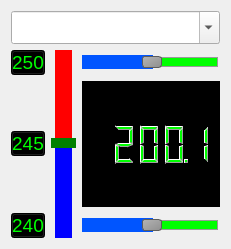
<?xml version="1.0" encoding="UTF-8"?>
<ui version="4.0">
 <class>Temp_moniter1</class>
 <widget class="QWidget" name="Temp_moniter1">
  <property name="geometry">
   <rect>
    <x>0</x>
    <y>0</y>
    <width>231</width>
    <height>249</height>
   </rect>
  </property>
  <property name="windowTitle">
   <string>Form</string>
  </property>
  <layout class="QGridLayout" name="gridLayout">
   <item row="2" column="2">
    <widget class="QLCDNumber" name="real_lcd_number">
     <property name="sizePolicy">
      <sizepolicy hsizetype="Minimum" vsizetype="MinimumExpanding">
       <horstretch>0</horstretch>
       <verstretch>0</verstretch>
      </sizepolicy>
     </property>
     <property name="styleSheet">
      <string notr="true">color :rgb(0, 255, 0);
background-color : rgb(0, 0, 0);</string>
     </property>
     <property name="smallDecimalPoint">
      <bool>true</bool>
     </property>
     <property name="digitCount">
      <number>5</number>
     </property>
     <property name="value" stdset="0">
      <double>200.099999999999994</double>
     </property>
    </widget>
   </item>
   <item row="3" column="2">
    <widget class="QSlider" name="horizontalSlider_2">
     <property name="styleSheet">
      <string notr="true">QSlider::groove:horizontal {
    border: 1px solid #999999;
    background-color : rgb(0, 255, 0);
    height: 8px; 
    margin: 2px;
}
QSlider::handle:horizontal {
    background: qlineargradient(x1:0, y1:0, x2:1, y2:1, stop:0 #b4b4b4, stop:1 #8f8f8f);
    border: 1px solid #5c5c5c;
    width: 18px;
    margin: -2px 0; 
    border-radius: 3px;
}
QSlider::sub-page:horizontal {
    background: rgb(0, 85, 255);
}</string>
     </property>
     <property name="value">
      <number>50</number>
     </property>
     <property name="orientation">
      <enum>Qt::Horizontal</enum>
     </property>
    </widget>
   </item>
   <item row="1" column="2">
    <widget class="QSlider" name="horizontalSlider">
     <property name="styleSheet">
      <string notr="true">QSlider::groove:horizontal {
    border: 1px solid #999999;
    background-color : rgb(0, 255, 0);
    height: 8px; 
    margin: 2px;
}
QSlider::handle:horizontal {
    background: qlineargradient(x1:0, y1:0, x2:1, y2:1, stop:0 #b4b4b4, stop:1 #8f8f8f);
    border: 1px solid #5c5c5c;
    width: 18px;
    margin: -2px 0; 
    border-radius: 3px;
}
QSlider::sub-page:horizontal {
    background: rgb(0, 85, 255);
}</string>
     </property>
     <property name="value">
      <number>50</number>
     </property>
     <property name="orientation">
      <enum>Qt::Horizontal</enum>
     </property>
    </widget>
   </item>
   <item row="2" column="0">
    <widget class="QPushButton" name="pushButton_3">
     <property name="sizePolicy">
      <sizepolicy hsizetype="Maximum" vsizetype="Maximum">
       <horstretch>0</horstretch>
       <verstretch>0</verstretch>
      </sizepolicy>
     </property>
     <property name="font">
      <font>
       <pointsize>14</pointsize>
      </font>
     </property>
     <property name="styleSheet">
      <string notr="true">color :rgb(0, 255, 0);
background-color : rgb(0, 0, 0);
padding:0px;</string>
     </property>
     <property name="text">
      <string>245</string>
     </property>
    </widget>
   </item>
   <item row="0" column="0" colspan="3">
    <widget class="QComboBox" name="comboBox">
     <property name="font">
      <font>
       <pointsize>16</pointsize>
      </font>
     </property>
     <property name="editable">
      <bool>true</bool>
     </property>
    </widget>
   </item>
   <item row="3" column="0">
    <widget class="QPushButton" name="pushButton_2">
     <property name="font">
      <font>
       <pointsize>14</pointsize>
      </font>
     </property>
     <property name="styleSheet">
      <string notr="true">color :rgb(0, 255, 0);
background-color : rgb(0, 0, 0);
padding:0px;</string>
     </property>
     <property name="text">
      <string>240</string>
     </property>
    </widget>
   </item>
   <item row="1" column="0">
    <widget class="QPushButton" name="pushButton">
     <property name="sizePolicy">
      <sizepolicy hsizetype="Preferred" vsizetype="Preferred">
       <horstretch>0</horstretch>
       <verstretch>0</verstretch>
      </sizepolicy>
     </property>
     <property name="font">
      <font>
       <pointsize>14</pointsize>
      </font>
     </property>
     <property name="styleSheet">
      <string notr="true">color :rgb(0, 255, 0);
background-color : rgb(0, 0, 0);
padding:0px;</string>
     </property>
     <property name="text">
      <string>250</string>
     </property>
    </widget>
   </item>
   <item row="1" column="1" rowspan="3">
    <widget class="QSlider" name="verticalSlider">
     <property name="sizePolicy">
      <sizepolicy hsizetype="Preferred" vsizetype="Preferred">
       <horstretch>0</horstretch>
       <verstretch>0</verstretch>
      </sizepolicy>
     </property>
     <property name="minimumSize">
      <size>
       <width>25</width>
       <height>0</height>
      </size>
     </property>
     <property name="styleSheet">
      <string notr="true">QSlider::groove:vertical {
    background: red;
    position: absolute; /* absolutely position 4px from the left and right of the widget. setting margins on the widget should work too... */
    left: 4px; right: 4px;
}
QSlider::handle:vertical {
    height: 10px;
    background: green;
    margin: 0 -4px; /* expand outside the groove */
}
QSlider::add-page:vertical {
    background: rgb(0, 0, 255);
}

QSlider::sub-page:vertical {
    background: rgb(255, 0, 0)
}</string>
     </property>
     <property name="value">
      <number>50</number>
     </property>
     <property name="orientation">
      <enum>Qt::Vertical</enum>
     </property>
    </widget>
   </item>
  </layout>
 </widget>
 <resources/>
 <connections/>
</ui>
